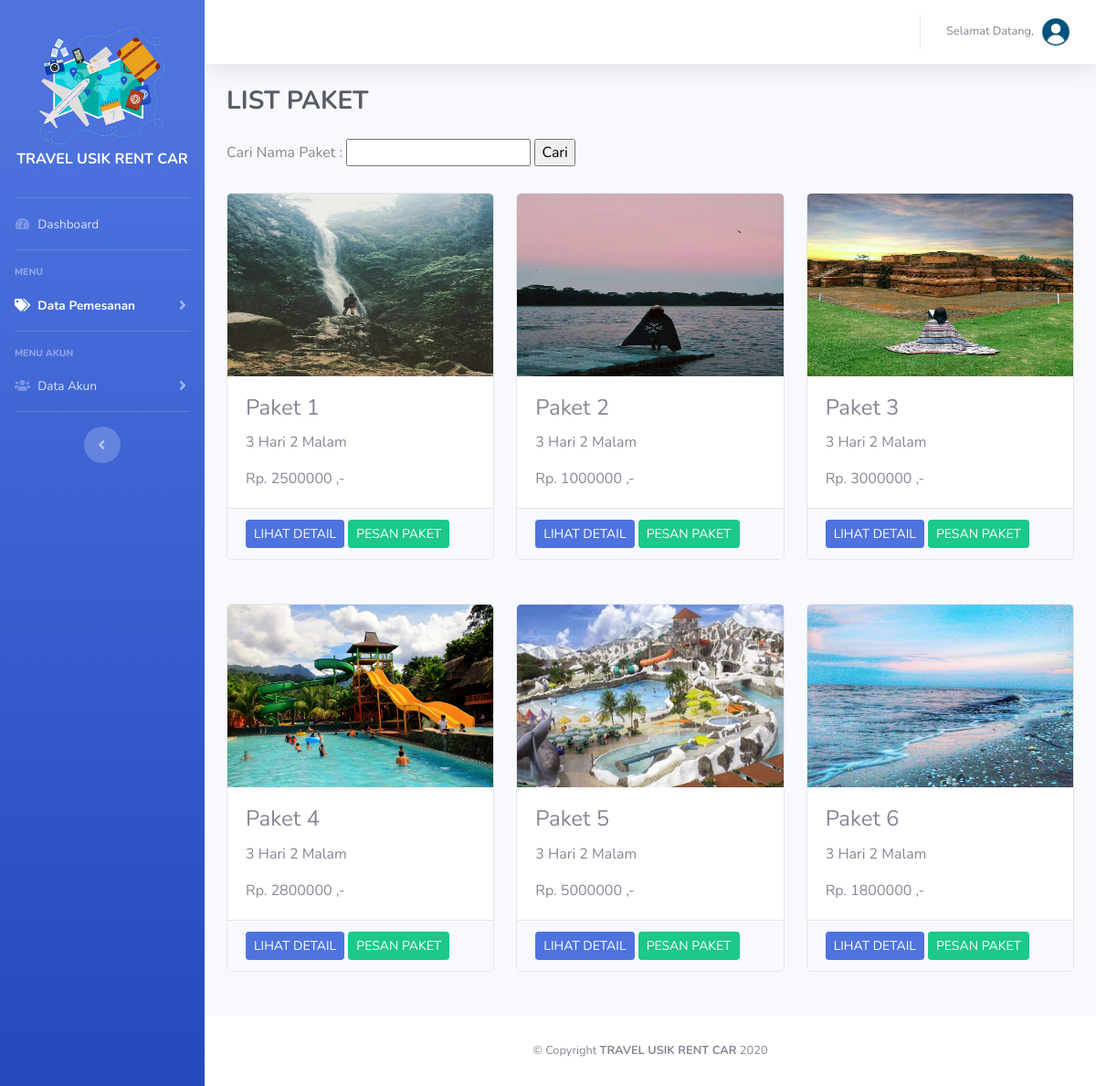
Page /user/data-pemesanan/index.php on the committed database.
### tables this page shows
CREATE TABLE `paket` (
  `id` int(11) NOT NULL,
  `nama_paket` varchar(80) NOT NULL,
  `nama_wisata1` varchar(80) NOT NULL,
  `gambar_wisata1` varchar(800) NOT NULL,
  `nama_wisata2` varchar(80) NOT NULL,
  `gambar_wisata2` varchar(800) NOT NULL,
  `nama_hotel` varchar(80) NOT NULL,
  `gambar_hotel` varchar(800) NOT NULL,
  `nama_restoran` varchar(80) NOT NULL,
  `gambar_restoran` varchar(800) NOT NULL,
  `nama_kendaraan` varchar(80) NOT NULL,
  `gambar_kendaraan` varchar(800) NOT NULL,
  `keterangan` varchar(800) NOT NULL,
  `harga` varchar(80) NOT NULL,
  `tanggal_dibuat` datetime NOT NULL DEFAULT CURRENT_TIMESTAMP
);

### user/data-pemesanan/index.php (the view, shortened to what this page needs)
<!DOCTYPE html>
<html lang="en">
<head>
  <link href="../vendor/fontawesome-free/css/all.min.css" rel="stylesheet" type="text/css">
  <link href="../css/sb-admin-2.min.css" rel="stylesheet">
</head>
<body id="page-top">
  <div id="wrapper">
    <ul class="navbar-nav bg-gradient-primary sidebar sidebar-dark accordion" id="accordionSidebar">
      <br>
      <th><center><img src="../../images/img.png" width="150px" align="center"><br><h6 style="color: white;"><strong>TRAVEL USIK RENT CAR</strong></h6></th>
        <br>
        <hr class="sidebar-divider my-0">
        <li class="nav-item">
          <a class="nav-link" href="../Dashboard/index.php">
            <i class="fas fa-fw fa-tachometer-alt"></i>
            <span>Dashboard</span></a>
          </li>
          <hr class="sidebar-divider">
          <div class="sidebar-heading">
            Menu
          </div>
          <li class="nav-item active">
            <a class="nav-link collapsed" href="#" data-toggle="collapse" data-target="#collapseOne" aria-expanded="true" aria-controls="collapseOne">
              <i class="fas fa-tags"></i>
              <span>Data Pemesanan</span>
            </a>
          </li>
          <hr class="sidebar-divider">
          <div class="sidebar-heading">
            Menu Akun
          </div>
          <li class="nav-item">
            <a class="nav-link collapsed" href="#" data-toggle="collapse" data-target="#collapsePages" aria-expanded="true" aria-controls="collapsePages">
              <i class="fas fa-fw fa-users"></i>
              <span>Data Akun</span>
            </a>
          </li>
          <hr class="sidebar-divider d-none d-md-block">
          <div class="text-center d-none d-md-inline">
            <button class="rounded-circle border-0" id="sidebarToggle"></button>
          </div>
        </ul>
        <div id="content-wrapper" class="d-flex flex-column">
          <div id="content">
            <nav class="navbar navbar-expand navbar-light bg-white topbar mb-4 static-top shadow">
              <ul class="navbar-nav ml-auto">
               <li class="nav-item dropdown no-arrow">
                <a class="nav-link dropdown-toggle" href="#" id="userDropdown" role="button" data-toggle="dropdown" aria-haspopup="true" aria-expanded="false">
                  <span class="mr-2 d-none d-lg-inline text-gray-600 small">Selamat Datang,
                  </span>
                  <img class="img-profile rounded-circle" src="../../images/user.png">
                </a>
              </li>
            </ul>
          </nav>
          <div class="container-fluid">
            <div class="d-sm-flex align-items-center justify-content-between mb-4">
              <h1 class="h3 mb-0 text-gray-800"><strong>LIST PAKET</strong></h1>
            </div>
            <form action="list.php" method="get">
              <label>Cari Nama Paket :</label>
              <input type="text" name="cari">
              <input type="submit" value="Cari">
            </form>
            <br>
            <div class="row">
              <?php
              include '../../koneksi.php';
              if(isset($_GET['cari'])){
                $cari = $_GET['cari'];
                $result = mysqli_query($conn, "SELECT * from paket WHERE nama_paket like '%".$cari."%'");
              }else {
               $result = mysqli_query($conn, "SELECT * FROM paket");
             }
             while($row = mysqli_fetch_assoc($result)) {
              ?>
              <div class="col-md-4 mb-5">
                <div class="card h-100">
                    <img class="card-img-top" src="../../file_upload/<?php echo $row['gambar_wisata1'];?>" width="200" height="200">
                  <div class="card-body">
                    <h4 class="card-title"><?php echo $row['nama_paket'];?></h4>
                    <p class="card-text"><?php echo $row['keterangan'];?></p>
                     <p class="card-text">Rp. <?php echo $row['harga'];?> ,-</p>
                  </div>
                  <div class="card-footer">
                    <a href="detail.php?id=<?php echo $row['id'];?>" class="btn btn-primary btn-sm">LIHAT DETAIL</a>
                    <a href="pesan.php?id=<?php echo $row['id'];?>" class="btn btn-success btn-sm">PESAN PAKET</a>
                  </div>
                </div>
              </div>
            <?php } ?>
            </div>
          </div>
        </div>
<footer class="sticky-footer bg-white">
  <div class="container my-auto">
    <div class="copyright text-center my-auto">
      <span>&copy; Copyright <strong><span>TRAVEL USIK RENT CAR</span></strong> 2020</span>
    </div>
  </div>
</footer>
</div>
</div>
</body>
</html>

### rows in the picture
paket: gambar_wisata1 (picture), nama_paket "Paket 1", keterangan "3 Hari 2 Malam", harga "2500000"
paket: gambar_wisata1 (picture), nama_paket "Paket 2", keterangan "3 Hari 2 Malam", harga "1000000"
paket: gambar_wisata1 (picture), nama_paket "Paket 3", keterangan "3 Hari 2 Malam", harga "3000000"
paket: gambar_wisata1 (picture), nama_paket "Paket 4", keterangan "3 Hari 2 Malam", harga "2800000"
paket: gambar_wisata1 (picture), nama_paket "Paket 5", keterangan "3 Hari 2 Malam", harga "5000000"
paket: gambar_wisata1 (picture), nama_paket "Paket 6", keterangan "3 Hari 2 Malam", harga "1800000"
